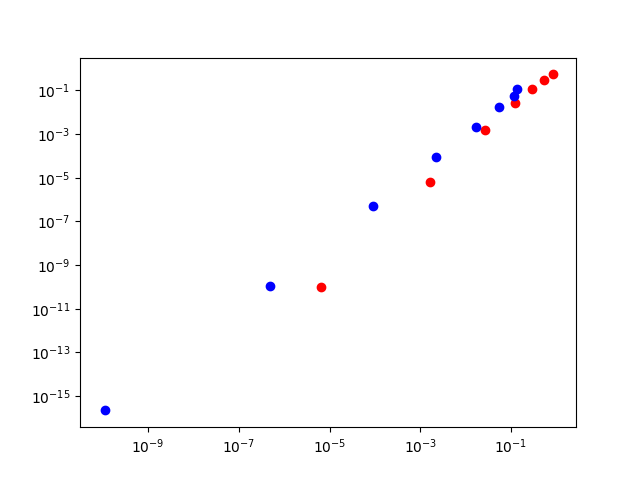

The Python source for this figure:
import matplotlib.pyplot as plt

def driver():
    f = lambda x: x**6 - x - 1
    fp = lambda x: 6*x**5 -1
    x0 = 2
    x1 = 1
    tol = 1e-8
    Nmax = 100
    print('Newton: ')
    [n, nerr] = newton(f,fp, x0, tol, Nmax)
    print('Newton root: ', n)
    print('Newton error: ', nerr)
    print('Secant: ')
    [s, serr] = secant(f, x0, x1, tol, Nmax)
    print('Secant root: ', s)
    print('Secant error: ', serr)

    plt.xscale('log')
    plt.yscale('log')
    plt.show()


def newton(f,fp,p0,tol,Nmax):
    for it in range(Nmax):
        p1 = p0-f(p0)/fp(p0)
        print('Error ', it, ' : ', abs(p1 - 1.1347241384015194))
        plt.plot(abs(p0 - 1.1347241384015194), abs(p1-1.1347241384015194), 'ro')
        if (abs(p1-p0) < tol):
            pstar = p1
            info = 0
            return [pstar, info]
        p0 = p1

    pstar = p1
    info = 1
    return [pstar, info]

def secant(f, x0, x1, tol, Nmax):
    if abs(f(x1)-f(x0)) == 0:
        ier = 1
        pstar = x1
        return [pstar, ier]

    for it in range(Nmax):
        x2 = x1 - f(x1)*(x1-x0)/(f(x1)-f(x0))
        print('Error ', it, ' : ', abs(x2-1.1347241384015194))
        plt.plot(abs(x1 - 1.1347241384015194), abs(x2-1.1347241384015194), 'bo')
        if abs(x2-x1) < tol:
            pstar = x2
            ier = 0
            return [pstar, ier]
        x0 = x1
        x1 = x2

    pstar = x2
    ier = 1
    return [pstar, ier]

driver()
